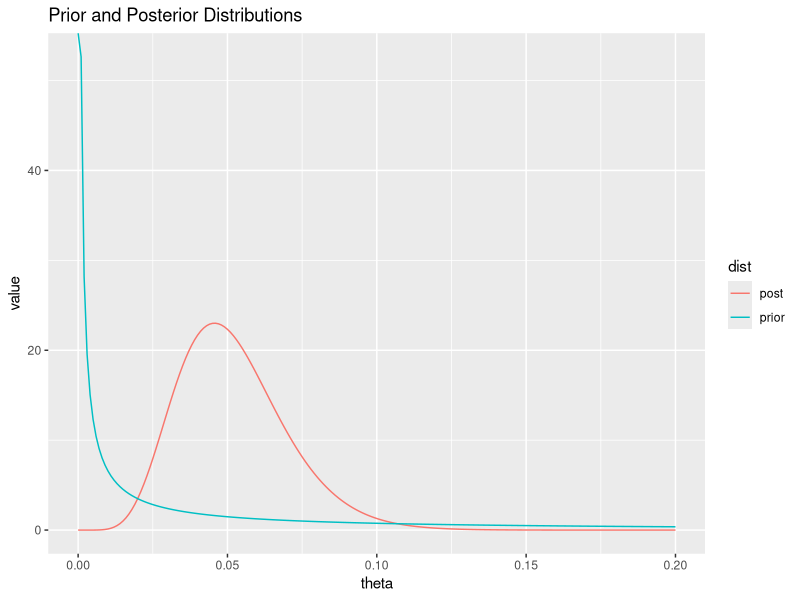

Here is the R script that generated this plot:
###Homework 1###
library(ggplot2)
library(data.table)

#Question 2
theta <- seq(0, 0.2, 0.001)
prior <- dgamma(theta, 0.1, rate = 1.0)
x <- c(20.9, 69.7, 3.6, 21.8, 21.4, 0.4, 6.7, 10.0)
posterior <- dgamma(theta, 0.1 + length(x), rate = 1.0 + sum(x))
data.prior <- data.table(theta = theta, value = prior, dist = "prior")
data.post <- data.table(theta = theta, value = posterior, dist = "post")
data <- rbindlist(list(data.prior, data.post))

ggplot(data, aes(x = theta, y = value, group = dist)) + geom_line(aes(color = dist)) + labs(title = "Prior and Posterior Distributions")
